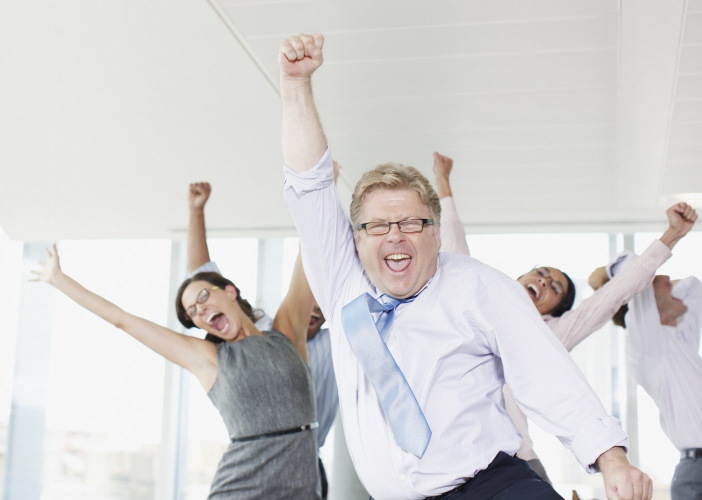
#> input picture Images/Hooray.jpg, 1403 x 1000 px (shown at 1/2 size); its folder holds only this picture in this run
$ python test_cases.py
#> lines starting #> are read from the running program, lines starting #| are printed output that depends on the picture
### ImageProcessorApp/image_processor.py
import cv2
import numpy as np
import os

class ImageProcessor:

    # creates an image object from a file path
    def __init__(self, name, path):
#> called with name = 'input', path = '../Images/Hooray.jpg'
        self.path = path
        self.image = cv2.imread(path, 1)
#> self.image is the input picture: shape (1000, 1403, 3); mean B, G, R 210.4, 210.8, 212.4
        if self.image is None:
            raise FileNotFoundError(f"Could not load image from {path}")

    # check that an image has been uploaded
    def _confirm_upload(self):
        if self.image is None:
            raise ValueError("No image has been uploaded. Use upload() first.")

    # replaces the current image with a new one
    # [21 lines left out: functions upload, save, display, not called in this run]

    # resize image to provided pixel size
    def resize_pixel(self, x, y):
        self._confirm_upload()
        self.image = cv2.resize(self.image, (x, y))

    # resize image using provided ratios
    def resize_ratio(self, x, y):
        self._confirm_upload()
        self.image = cv2.resize(self.image, (0, 0), fx = x, fy = y)

    # crop image using a box select tool
    # [9 lines left out: function crop, not called in this run]

    # rotate image clockwise by 90 degrees
    def rotate_90(self):
        self._confirm_upload()
        self.image = cv2.rotate(self.image, cv2.ROTATE_90_CLOCKWISE)

    # rotate image by 180 degrees
    def rotate_180(self):
        self._confirm_upload()
        self.image = cv2.rotate(self.image, cv2.ROTATE_180)

    # flip image on x-axis
    def flip_on_x(self):
        self._confirm_upload()
        self.image = cv2.flip(self.image, 0)

    # flip image on y-axis
    def flip_on_y(self):
        self._confirm_upload()
        self.image = cv2.flip(self.image, 1)

    # flip image on both axes
    def flip_on_xy(self):
        self._confirm_upload()
        self.image = cv2.flip(self.image, -1)

    # blur image, the higher the blur_amount, the stronger the blur
    def blur(self, blur_amount):
        self._confirm_upload()
        kernel = (blur_amount, blur_amount)
        self.image = cv2.blur(self.image, kernel)

    # sharpen image
    # [8 lines left out: function sharpen, not called in this run]

    # apply grayscale filter to image
    def grayscale(self):
        # If image already has only 2 dimensions it's grayscale
        if len(self.image.shape) == 2:
            return self.image

        # If it has 3 channels convert to grayscale
        if len(self.image.shape) == 3 and self.image.shape[2] == 3:
            self.image = cv2.cvtColor(self.image, cv2.COLOR_BGR2GRAY)

        return self.image

    # apply sepia filter to image
    # [14 lines left out: function sepia, not called in this run]

### ImageProcessorApp/test_cases.py
import os
import time
import psutil
import tracemalloc
import csv
import glob
import matplotlib.pyplot as plt
from pathlib import Path
from PIL import Image
from image_processor import ImageProcessor

ITERATIONS = 10
IMAGE_DIR = Path("../Images")
OUTPUT_DIR = Path("Results/")
IMAGE_EXTENSIONS = ("*.jpg", "*.png")

RESULTS_FILE = "Results/profiling_results.csv"

os.makedirs(OUTPUT_DIR, exist_ok=True)

# Takes all images from the Images folder and puts them into an array
def get_all_images():
    images = []
    for ext in IMAGE_EXTENSIONS:
        images.extend(glob.glob(os.path.join(IMAGE_DIR, ext)))
    return images

# Profiler
def profile_function(name, func, *args, **kwargs):
#> called with name = 'grayscale'
    times, memories, cpu_usages, disk_ios = [], [], [], []
    process = psutil.Process()

    for _ in range(ITERATIONS):
        tracemalloc.start()
        start_time = time.perf_counter()
        func(*args, **kwargs)
        elapsed = time.perf_counter() - start_time

        current, peak = tracemalloc.get_traced_memory()
        tracemalloc.stop()

        cpu_usage = process.cpu_percent(interval=None)
        disk_io_counters = process.io_counters()

        times.append(elapsed)
        memories.append(peak / 10**6)
        cpu_usages.append(cpu_usage)
        disk_ios.append(disk_io_counters.write_bytes + disk_io_counters.read_bytes)
#> this loop made 1 pass
#> pass 1, in grayscale, `self.image = cv2.cvtColor(self.image, cv2.COLOR_BGR2GRAY)`:
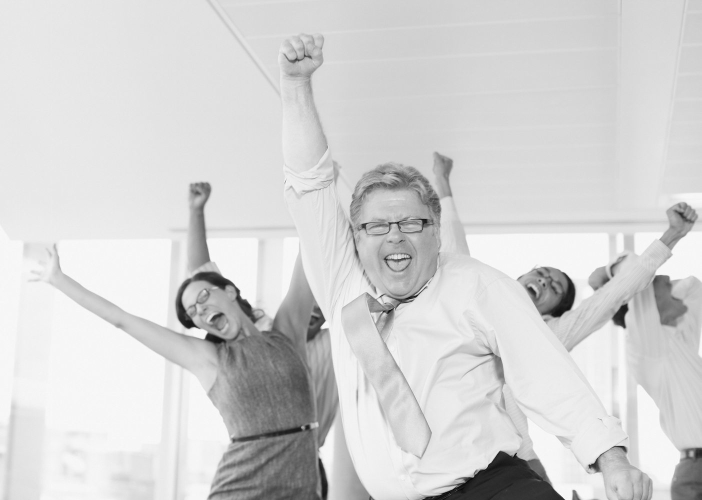
#> self.image: shape (1000, 1403) (shown at 1/2 size); min 1, max 255, mean 211.3
#> after the loop, cpu_usages = 1 item; disk_ios = []; memories = [4.34]; times = [0.0287]
#> (the call stopped at in profile_function, `disk_ios.append(disk_io_counters.write_bytes + disk_io_counters.read_b..`: psutil is not available in this run)
#> this loop made 1 pass
#> (current, peak) on pass 1: (2807612, 4342791)
#> pass 1, in rotate_90, `self.image = cv2.rotate(self.image, cv2.ROTATE_90_CLOCKWISE)`:
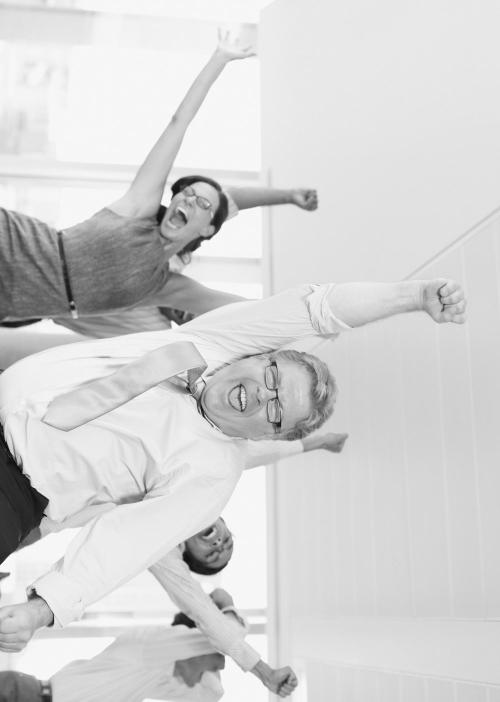
#> self.image: shape (1403, 1000) (shown at 1/2 size); min 1, max 255, mean 211.3
#> after the loop, times = [0.022]
#> (the call stopped at in profile_function, `disk_ios.append(disk_io_counters.write_bytes + disk_io_counters.read_b..`: psutil is not available in this run)
#> this loop made 1 pass
#> (current, peak) on pass 1: (2807292, 4342503)
#> pass 1, in rotate_180, `self.image = cv2.rotate(self.image, cv2.ROTATE_180)`:
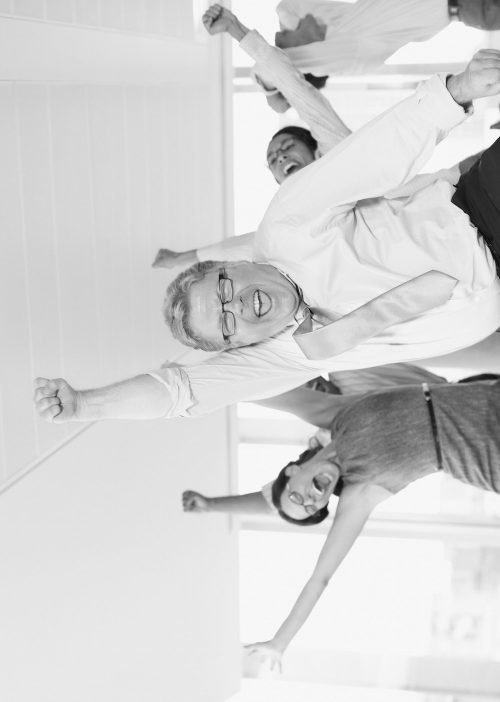
#> self.image: shape (1403, 1000) (shown at 1/2 size); min 1, max 255, mean 211.3
#> after the loop, times = [0.0203]
#> (the call stopped at in profile_function, `disk_ios.append(disk_io_counters.write_bytes + disk_io_counters.read_b..`: psutil is not available in this run)
#> this loop made 1 pass
#> (current, peak) on pass 1: (2807500, 4342503)
#> pass 1, in flip_on_x, `self.image = cv2.flip(self.image, 0)`:
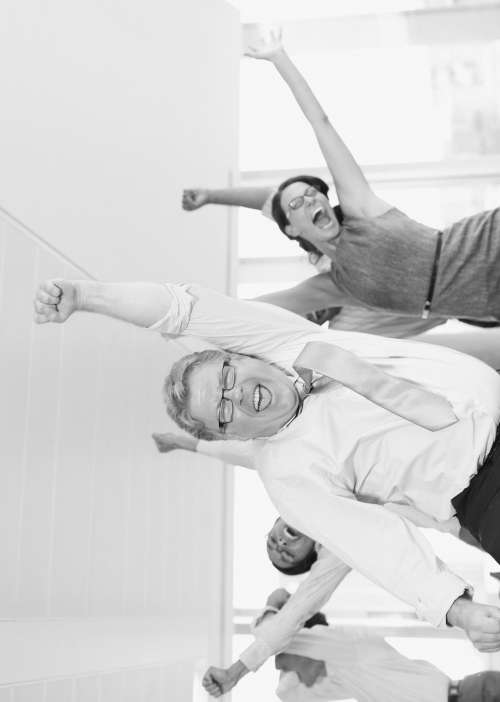
#> self.image: shape (1403, 1000) (shown at 1/2 size); min 1, max 255, mean 211.3
#> after the loop, times = [0.0202]
#> (the call stopped at in profile_function, `disk_ios.append(disk_io_counters.write_bytes + disk_io_counters.read_b..`: psutil is not available in this run)
#> this loop made 1 pass
#> (current, peak) on pass 1: (1403496, 1405029)
#> after the loop, memories = [1.41]; times = [0.00136]
#> (the call stopped at in profile_function, `disk_ios.append(disk_io_counters.write_bytes + disk_io_counters.read_b..`: psutil is not available in this run)
#> this loop made 1 pass
#> (current, peak) on pass 1: (1404064, 1405597)
#> after the loop, times = [0.00128]
#> (the call stopped at in profile_function, `disk_ios.append(disk_io_counters.write_bytes + disk_io_counters.read_b..`: psutil is not available in this run)
#> this loop made 1 pass
#> (current, peak) on pass 1: (2807628, 4342519)
#> pass 1, in blur, `self.image = cv2.blur(self.image, kernel)`:
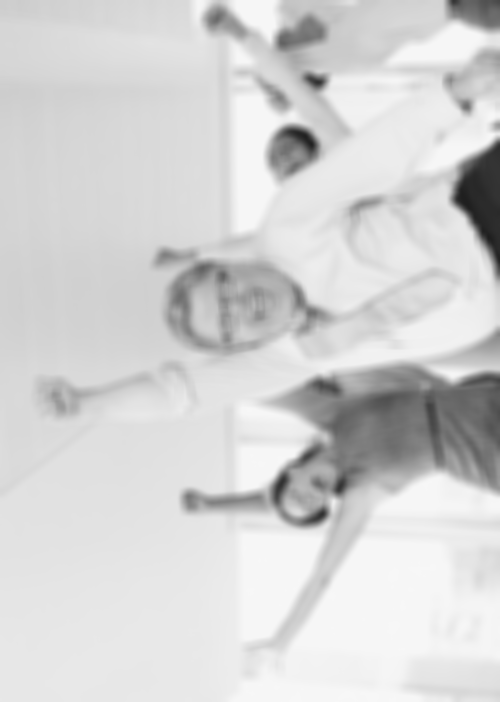
#> self.image: shape (1403, 1000) (shown at 1/2 size); min 30, max 247, mean 211.3
#> after the loop, memories = [4.34]; times = [0.0185]

    return {
        "test": name,
        "avg_time": sum(times) / ITERATIONS,
        "avg_memory_mb": sum(memories) / ITERATIONS,
        "avg_cpu_percent": sum(cpu_usages) / ITERATIONS,
        "avg_disk_io_bytes": sum(disk_ios) / ITERATIONS
    }

def run_test_suite():
    results = []
    images = get_all_images()

    if not images:
        print("No images found in", IMAGE_DIR)
        return

    # 1. Unit/method profiling
    img_file = images[0]  # single representative image
    image = ImageProcessor("input", str(img_file))

    results.append(profile_function("grayscale", image.grayscale))
    results.append(profile_function("rotate90", image.rotate_90))
    results.append(profile_function("rotate180", image.rotate_180))
    results.append(profile_function("flipx", image.flip_on_x))
    results.append(profile_function("flipy", image.flip_on_y))
    results.append(profile_function("flipxy", image.flip_on_xy))
    results.append(profile_function("blur", image.blur, 20))
#> (the call stopped at in profile_function, `disk_ios.append(disk_io_counters.write_bytes + disk_io_counters.read_b..`: psutil is not available in this run)
    results.append(profile_function("sharpen", image.sharpen))
    results.append(profile_function("grayscale", image.grayscale))
    results.append(profile_function("sepia", image.sepia))
    results.append(profile_function("crop", image.crop, (10, 10, 100, 100)))
    results.append(profile_function("resize-pixel", image.resize_pixel, 500, 500))

    # 2. Load test (batch grayscale)
    # [4 lines left out: function batch_process, not called in this run]
    results.append(profile_function("batch_grayscale_load", batch_process))

    # 3. Stress test (multi-transforms on one image)
    # [6 lines left out: function stress_process, not called in this run]
    results.append(profile_function("stress_transformations", stress_process))

    # 4. Disk I/O test
    # [6 lines left out: function save_and_reload, not called in this run]
    results.append(profile_function("disk_io_save_reload", save_and_reload))

    # 5. Optimization test (resize vs full-size)
    def optimized_resize():
        img = ImageProcessor("input", str(images[0]))
        img.resize_ratio(0.8, 0.8)
    results.append(profile_function("optimized_resize", optimized_resize))

    # Write results to CSV
    with open(RESULTS_FILE, "w", newline="") as csvfile:
        writer = csv.DictWriter(csvfile, fieldnames=results[0].keys())
        writer.writeheader()
        writer.writerows(results)

    print(f"Profiling complete. Results saved to {RESULTS_FILE}")
    return results

# [42 lines left out: function visualize_results, not called in this run]

if __name__ == "__main__":
#> (the run stopped early here; a loop or call above may not have finished)
